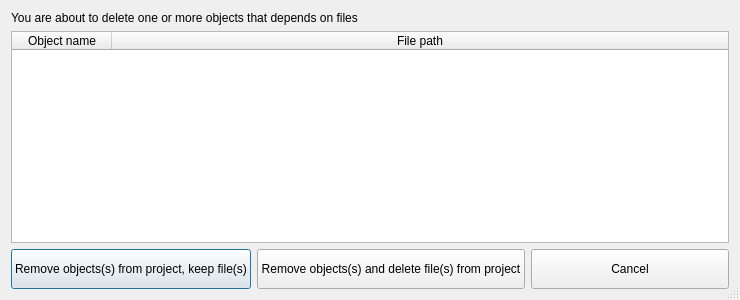
<?xml version="1.0" encoding="UTF-8"?>
<ui version="4.0">
 <class>DeleteScanDialog</class>
 <widget class="QDialog" name="DeleteScanDialog">
  <property name="windowModality">
   <enum>Qt::ApplicationModal</enum>
  </property>
  <property name="geometry">
   <rect>
    <x>0</x>
    <y>0</y>
    <width>740</width>
    <height>300</height>
   </rect>
  </property>
  <property name="sizePolicy">
   <sizepolicy hsizetype="Preferred" vsizetype="Preferred">
    <horstretch>0</horstretch>
    <verstretch>0</verstretch>
   </sizepolicy>
  </property>
  <property name="windowTitle">
   <string>Delete important data</string>
  </property>
  <property name="sizeGripEnabled">
   <bool>true</bool>
  </property>
  <property name="modal">
   <bool>true</bool>
  </property>
  <layout class="QGridLayout" name="gridLayout">
   <item row="2" column="2">
    <widget class="QPushButton" name="CancelBtn">
     <property name="minimumSize">
      <size>
       <width>0</width>
       <height>40</height>
      </size>
     </property>
     <property name="focusPolicy">
      <enum>Qt::NoFocus</enum>
     </property>
     <property name="text">
      <string>Cancel</string>
     </property>
    </widget>
   </item>
   <item row="0" column="0" colspan="3">
    <widget class="QLabel" name="DeleteLabel">
     <property name="text">
      <string>You are about to delete one or more objects that depends on files</string>
     </property>
    </widget>
   </item>
   <item row="2" column="1">
    <widget class="QPushButton" name="DeleteFileBtn">
     <property name="minimumSize">
      <size>
       <width>0</width>
       <height>40</height>
      </size>
     </property>
     <property name="focusPolicy">
      <enum>Qt::NoFocus</enum>
     </property>
     <property name="text">
      <string>Remove objects(s) and delete file(s) from project</string>
     </property>
    </widget>
   </item>
   <item row="1" column="0" colspan="3">
    <widget class="QTableWidget" name="tableWidget">
     <property name="sizeAdjustPolicy">
      <enum>QAbstractScrollArea::AdjustToContents</enum>
     </property>
     <property name="selectionMode">
      <enum>QAbstractItemView::NoSelection</enum>
     </property>
     <property name="selectionBehavior">
      <enum>QAbstractItemView::SelectItems</enum>
     </property>
     <attribute name="horizontalHeaderCascadingSectionResizes">
      <bool>true</bool>
     </attribute>
     <attribute name="horizontalHeaderMinimumSectionSize">
      <number>40</number>
     </attribute>
     <attribute name="horizontalHeaderDefaultSectionSize">
      <number>100</number>
     </attribute>
     <attribute name="horizontalHeaderStretchLastSection">
      <bool>true</bool>
     </attribute>
     <attribute name="verticalHeaderVisible">
      <bool>false</bool>
     </attribute>
     <column>
      <property name="text">
       <string>Object name</string>
      </property>
     </column>
     <column>
      <property name="text">
       <string>File path</string>
      </property>
     </column>
    </widget>
   </item>
   <item row="2" column="0">
    <widget class="QPushButton" name="keepFileBtn">
     <property name="minimumSize">
      <size>
       <width>0</width>
       <height>40</height>
      </size>
     </property>
     <property name="text">
      <string>Remove objects(s) from project, keep file(s)</string>
     </property>
    </widget>
   </item>
  </layout>
 </widget>
 <tabstops>
  <tabstop>tableWidget</tabstop>
  <tabstop>keepFileBtn</tabstop>
 </tabstops>
 <resources/>
 <connections/>
</ui>
